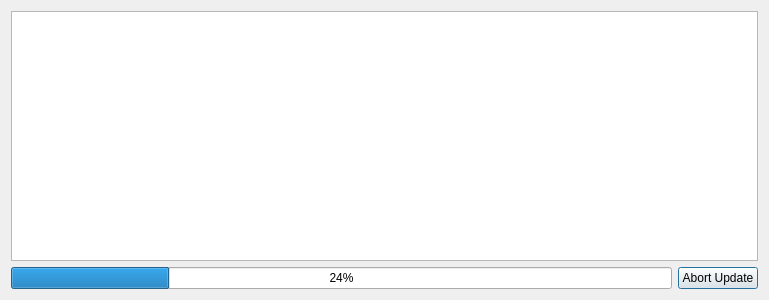
<?xml version="1.0" encoding="UTF-8"?>
<ui version="4.0">
 <class>GoogleUpdateDialog</class>
 <widget class="QDialog" name="GoogleUpdateDialog">
  <property name="geometry">
   <rect>
    <x>0</x>
    <y>0</y>
    <width>769</width>
    <height>300</height>
   </rect>
  </property>
  <property name="windowTitle">
   <string>Dialog</string>
  </property>
  <property name="accessibleName">
   <string>Contact Manager Google Update</string>
  </property>
  <property name="accessibleDescription">
   <string>Contact Manager Update</string>
  </property>
  <layout class="QVBoxLayout" name="verticalLayout">
   <item>
    <widget class="QTextEdit" name="updateStatusReport">
     <property name="accessibleName">
      <string>Google Update Status Report</string>
     </property>
     <property name="tabChangesFocus">
      <bool>true</bool>
     </property>
     <property name="readOnly">
      <bool>true</bool>
     </property>
     <property name="textInteractionFlags">
      <set>Qt::TextSelectableByKeyboard|Qt::TextSelectableByMouse</set>
     </property>
    </widget>
   </item>
   <item>
    <layout class="QHBoxLayout" name="horizontalLayout">
     <item>
      <widget class="QProgressBar" name="progressBar">
       <property name="accessibleName">
        <string>Udate Progress</string>
       </property>
       <property name="value">
        <number>24</number>
       </property>
      </widget>
     </item>
     <item>
      <widget class="QPushButton" name="pushButton">
       <property name="accessibleName">
        <string>Abort Update</string>
       </property>
       <property name="text">
        <string>Abort Update</string>
       </property>
      </widget>
     </item>
    </layout>
   </item>
  </layout>
 </widget>
 <resources/>
 <connections/>
</ui>
